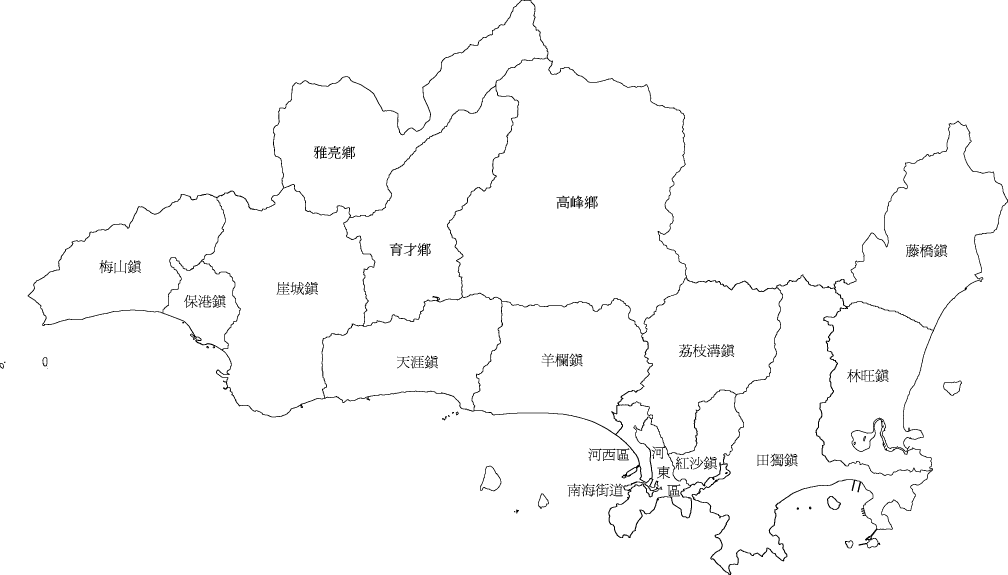
#> input picture 海南省村界/town/Sanya_2002.png, 3023 x 1724 px (shown at 1/3 size)
$ python Sanya2002ToShp.py
#> lines starting #> are read from the running program, lines starting #| are printed output that depends on the picture; after the words box and inside, x2 and y2 are one past the last pixel; in counts of white or black regions, pixels touching at a corner belong together
# -*- coding: utf-8 -*-
"""
把手动调整的三亚 2002 乡镇图 (town/Sanya_2002.png) 映射回 SHP 边界。

要点：
  * 海岸线用原 SHP（海南村界.shp）的三亚外边界，不采用手绘图的海岸线；
  * 手绘图只提供"内部乡镇界线"，并去除文字标注；
  * 手动绘画误差会产生细缝/碎块：统一按"最近区域"归属，
    使相邻区域共用一条界线（无缝、无重叠）；
  * 离岸岛屿并入最近的陆地大区域；
  * 区域名称暂用 1、2、… 数字编号。

输出：
  town/三亚2002.shp                     三亚 2002 乡镇（Albers，与源数据一致）
  town/Hainan_town.shp                  用上述三亚边界替换全岛图层中的三亚部分
  town/三亚2002_preview.png             校验预览图
"""

import os
import shutil
import numpy as np
import cv2
import geopandas as gpd
import pandas as pd
from shapely.geometry import Polygon, Point
from shapely.ops import unary_union
from shapely.validation import make_valid

# ==================== 配置 ====================
BASE = r"D:\Windows\Documents\海南省村界\海南省村界"
TOWN_DIR = os.path.join(BASE, "town")

SHP_PATH = os.path.join(BASE, "海南村界.shp")
IMG_2002 = os.path.join(TOWN_DIR, "Sanya_2002.png")

OUT_SANYA = os.path.join(TOWN_DIR, "三亚2002.shp")
HAINAN_TOWN = os.path.join(TOWN_DIR, "Hainan_town.shp")
HAINAN_TOWN_BAK = os.path.join(TOWN_DIR, "Hainan_town_backup.shp")
PREVIEW = os.path.join(TOWN_DIR, "三亚2002_preview.png")

SHP_ENCODING = "gbk"
OUT_ENCODING = "utf-8"
TARGET_CRS = "EPSG:32649"
SANYA_PREFIX = "4602"

MIN_MAIN_PX = 5000      # 小于此面积(px²)的白色区域视为碎块，并入最近区域
CLOSE_ITER = 2          # 形态学闭运算，桥接手绘断线
SNAP_M = 60.0           # 海岸线缝隙吸附距离(米)

# 手动图 16 个区域的参考名（用于日志/参考，不写入 TOWN 字段）
REF_BY_CENTROID = [
    ((1155, 366), "雅亮乡"), ((1727, 593), "高峰乡"), ((1288, 638), "育才乡"),
    ((2786, 709), "藤桥镇"), ((859, 890), "崖城镇"), ((392, 786), "梅山镇"),
    ((612, 908), "保港镇"), ((2370, 1301), "田独镇"), ((2113, 1057), "荔枝沟镇"),
    ((1248, 1056), "天涯镇"), ((1692, 1086), "羊栏镇"), ((2617, 1158), "林旺镇"),
    ((2129, 1318), "红沙镇"), ((1904, 1301), "河西区"), ((1990, 1400), "河东区"),
    ((1870, 1540), "南海街道"),
]
# ==============================================


def imread_unicode(path, flag=cv2.IMREAD_GRAYSCALE):
#> called with flag = 0
    return cv2.imdecode(np.fromfile(path, dtype=np.uint8), flag)
#> returned value is the input picture: shape (1724, 3023); 98.4% white; black in thin lines or dots


# [43 lines left out: functions rasterize_rings, fill_polygons, sanitize_polygonal, not called in this run]


def main():
    # ---------- 1. 读取手绘图，取最大连通域 = 边界线网（去掉文字） ----------
    img = imread_unicode(IMG_2002)
    H, W = img.shape
    dark = (img < 128).astype(np.uint8)
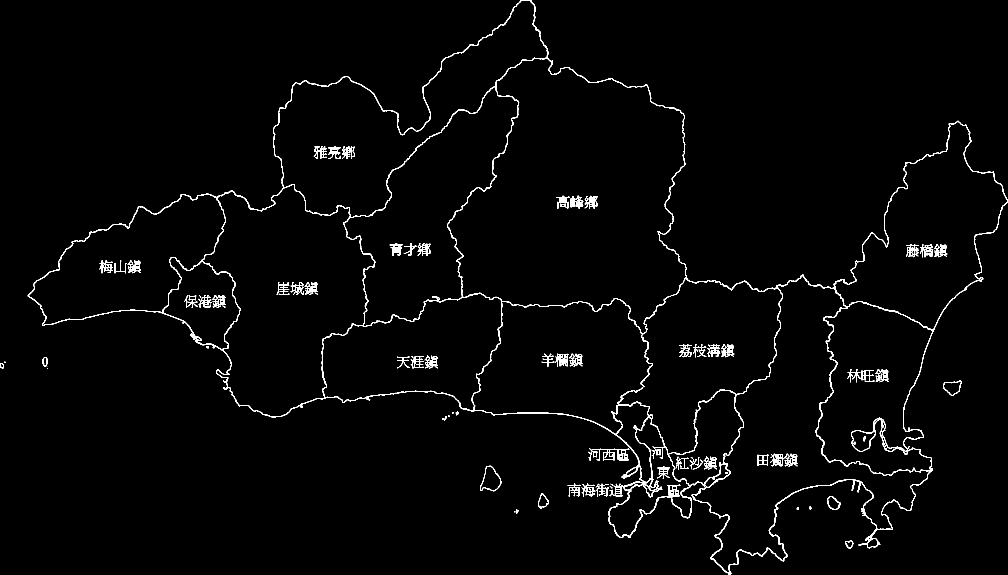
#> dark: shape (1724, 3023) (shown at 1/3 size); values 0 (black) and 1 (white), 1.6% white in thin lines or dots
    n, lab, stats, _ = cv2.connectedComponentsWithStats(dark, 8)
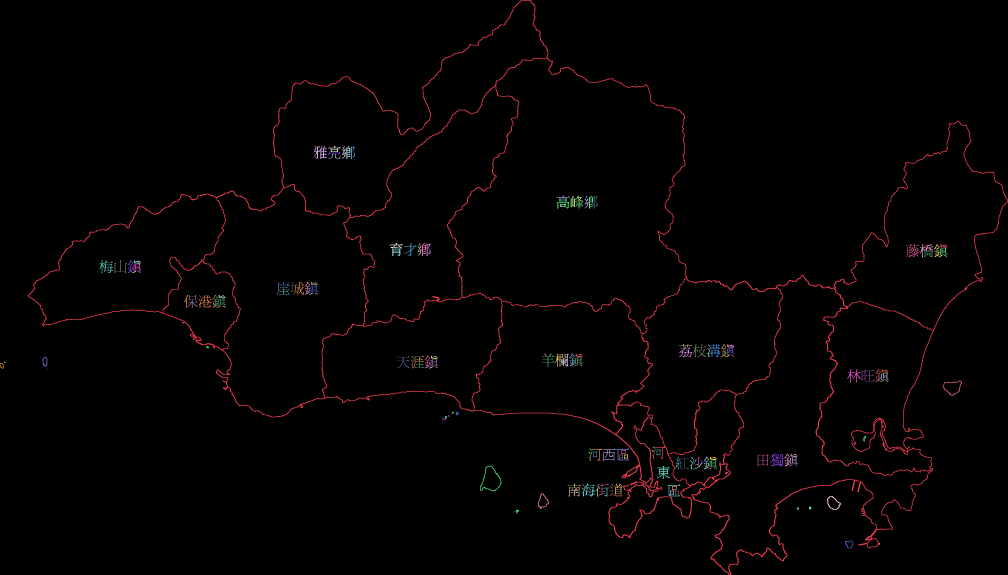
#> lab: shape (1724, 3023) int32 (shown at 1/3 size); 194 distinct labels, from 0 to 193; one colour per label, 0 black
#> n = 194; stats = 194 rows, first 6: [0, 0, 3023, 1724, 5127185], [83, 0, 2940, 1724, 59497], [941, 438, 40, 39, 588], [984, 438, 38, 18, 226], [1026, 439, 12, 37, 152], [1039, 438, 13, 39, 245]
    big = 1 + int(np.argmax(stats[1:, cv2.CC_STAT_AREA]))
#> big = 1
    img_lines = (lab == big).astype(np.uint8)
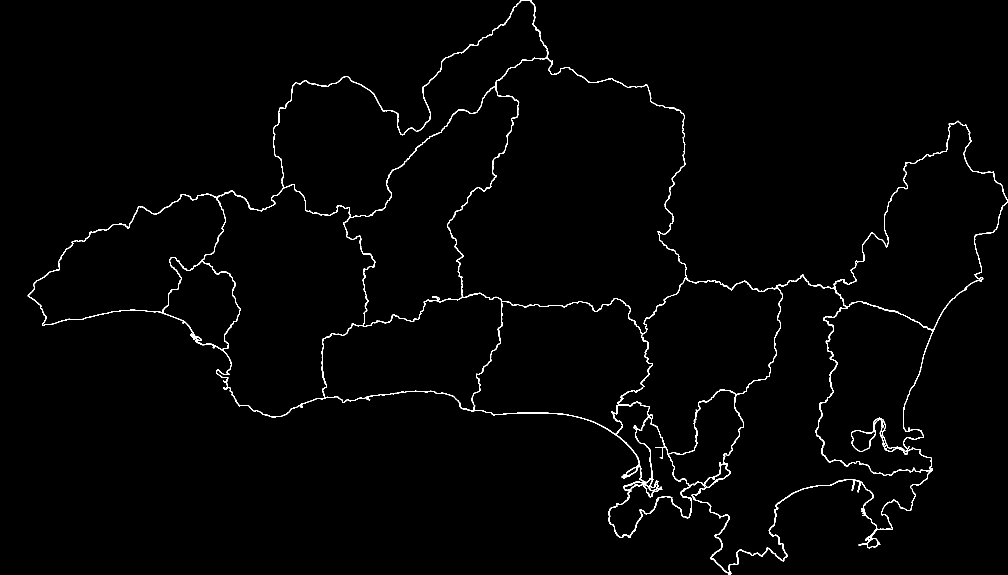
#> img_lines: shape (1724, 3023) (shown at 1/3 size); values 0 (black) and 1 (white), 1.1% white in thin lines or dots
    print(f"手绘图 {W}x{H}：黑色像素 {int(dark.sum())}，"
          f"最大线网连通域 {int(img_lines.sum())}（已剔除文字 {n - 1 - 1} 个连通域）")
#| 手绘图 3023x1724：黑色像素 84467，最大线网连通域 59497（已剔除文字 192 个连通域）

    # ---------- 2. 读取 SHP，取三亚外边界 ----------
    gdf = gpd.read_file(SHP_PATH, encoding=SHP_ENCODING).to_crs(TARGET_CRS)
    gdf = gdf[~gdf["XZQMC"].astype(str).str.startswith("三沙市")].copy()
    gdf["code"] = gdf["XZQDM"].astype(str).str[:9]
    sanya = gdf[gdf["code"].str.startswith(SANYA_PREFIX)].copy()
    if sanya.empty:
        raise ValueError("未找到三亚数据")

    minx, miny, maxx, maxy = sanya.total_bounds
    outer = unary_union(list(sanya.geometry)).buffer(0)
    outer_polys = list(outer.geoms) if outer.geom_type == "MultiPolygon" else [outer]
    main_land = max(outer_polys, key=lambda p: p.area)
    print(f"三亚范围 [{minx:.0f},{miny:.0f},{maxx:.0f},{maxy:.0f}]，"
          f"陆地 {outer.area / 1e6:.1f} km²，主岛 {main_land.area / 1e6:.1f} km²")

    # ---------- 3. 线网 = 手绘内部线 + SHP 海岸线 ----------
    coast = rasterize_rings(outer, H, W, minx, miny, maxx, maxy)
    net = np.maximum(img_lines, coast).astype(np.uint8)
    k = cv2.getStructuringElement(cv2.MORPH_RECT, (3, 3))
    net = cv2.morphologyEx(net, cv2.MORPH_CLOSE, k, iterations=CLOSE_ITER)
    net_thick = cv2.dilate(net, k, iterations=1)

    # 陆地 mask（SHP 外边界填充），海面不参与分区
    land_mask = fill_polygons(outer, H, W, minx, miny, maxx, maxy)

    # ---------- 4. 白色区域连通域，挑出 16 个陆地大区域作为种子 ----------
    white = (net_thick == 0).astype(np.uint8)
    nreg, rlab, rstats, rcent = cv2.connectedComponentsWithStats(white, 8)
    gw, gh = maxx - minx, maxy - miny

    def px2geo(x, y):
        return (minx + x * gw / W, maxy - y * gh / H)

    main_land_buf = main_land.buffer(1)

    def nearest_ref(cx, cy):
        return min(REF_BY_CENTROID, key=lambda t: (t[0][0] - cx) ** 2 + (t[0][1] - cy) ** 2)

    yy, xx = np.mgrid[0:H, 0:W]
    xx = xx.astype(np.int32)
    yy = yy.astype(np.int32)

    seeds = []   # [ref_name, mask, (cx,cy)]
    for i in range(1, nreg):
        area = int(rstats[i, cv2.CC_STAT_AREA])
        if area < MIN_MAIN_PX:
            continue
        mask = (rlab == i)
        # 与陆地重合率 > 50% 且质心在主岛内 → 陆地大区域（排除离岸岛屿）
        inter = int((mask & land_mask).sum())
        cx, cy = rcent[i]
        if inter < 0.5 * area:
            continue
        if not main_land_buf.contains(Point(px2geo(cx, cy))):
            continue
        # 该连通域内包含哪些参考名（手绘图上可能有两个标签连成一片）
        pts = [(pt, nm) for pt, nm in REF_BY_CENTROID if mask[pt[1], pt[0]]]
        if len(pts) <= 1:
            nm, pt = (pts[0][1], pts[0][0]) if pts else (nearest_ref(cx, cy)[1], (cx, cy))
            seeds.append([nm, mask, pt])
        else:
            dists = np.stack([(xx - px).astype(np.int64) ** 2 +
                              (yy - py).astype(np.int64) ** 2 for (px, py), _ in pts])
            arg = np.argmin(dists, axis=0)
            for k, ((px, py), nm) in enumerate(pts):
                sub = mask & (arg == k)
                if int(sub.sum()) >= MIN_MAIN_PX:
                    seeds.append([nm, sub, (px, py)])
    print(f"识别到陆地大区域 {len(seeds)} 个")
    for j, s in enumerate(seeds, 1):
        print(f"  seed{j:2d} 参考名={s[0]:<5} 质心=({s[2][0]:.0f},{s[2][1]:.0f}) 面积={int(s[1].sum())}px")

    # ---------- 5. 线网/细缝/碎块/岛屿 → 归最近种子（无缝分区） ----------
    seed_lab = np.zeros((H, W), np.int32)
    for idx, s in enumerate(seeds, 1):
        seed_lab[s[1]] = idx

    assign_mask = land_mask & (seed_lab == 0)
    best_d = np.full((H, W), np.inf, np.float32)
    best_id = np.zeros((H, W), np.int32)
    for idx, s in enumerate(seeds, 1):
        dt = cv2.distanceTransform((s[1] == 0).astype(np.uint8), cv2.DIST_L2, 5)
        upd = dt < best_d
        best_d[upd] = dt[upd]
        best_id[upd] = idx
    final_lab = seed_lab.copy()
    final_lab[assign_mask] = best_id[assign_mask]
    print(f"陆地像素 {int(land_mask.sum())}，已分配 {int((final_lab > 0).sum())}，"
          f"未分配 {int((land_mask & (final_lab == 0)).sum())}")

    # ---------- 6. 栅格 → 矢量（+0.5px 保证相邻共用一条线） ----------
    STEP = (gw / W + gh / H) / 2.0

    # [16 lines left out: function mask_to_geo, not called in this run]

    regions = []
    for idx, s in enumerate(seeds, 1):
        g = mask_to_geo(final_lab == idx)
        if g is None:
            continue
        g = g.intersection(outer).buffer(0)
        if g.is_empty or g.area <= 0:
            continue
        regions.append({"ref": s[0], "centroid": s[2], "geom": g})
    print(f"矢量化区域 {len(regions)} 个")

    # ---------- 7. 海岸线缝隙填充（以 SHP 陆地为权威） ----------
    covered = unary_union([r["geom"] for r in regions])
    missing = outer.difference(covered)
    if not missing.is_empty:
        frags = list(missing.geoms) if missing.geom_type == "MultiPolygon" else [missing]
        for f in sorted(frags, key=lambda p: -p.area):
            if f.area <= 0:
                continue
            fb = f.buffer(SNAP_M, quad_segs=1)
            best, bov = None, 0.0
            for r in regions:
                ov = r["geom"].intersection(fb).area
                if ov > bov:
                    bov, best = ov, r
            if best is not None:
                best["geom"] = unary_union([best["geom"], f])
        print(f"缝隙填充：{len(frags)} 个碎块已并入最近区域")

    # 去掉重叠：按面积从大到小依次 difference，保证分区不重叠
    regions.sort(key=lambda r: -r["geom"].area)
    for a in range(len(regions)):
        for b in range(a + 1, len(regions)):
            if regions[a]["geom"].intersects(regions[b]["geom"]):
                regions[b]["geom"] = regions[b]["geom"].difference(regions[a]["geom"]).buffer(0)
                if regions[b]["geom"].is_empty:
                    break

    # 几何净化
    for r in regions:
        if not r["geom"].is_valid:
            r["geom"] = make_valid(r["geom"]).buffer(0)
        if r["geom"].geom_type not in ("Polygon", "MultiPolygon"):
            r["geom"] = r["geom"].buffer(0)

    # ---------- 8. 排序（按面积从大到小），TOWN 直接使用 2002 乡镇名 ----------
    regions = [r for r in regions
               if r["geom"].geom_type in ("Polygon", "MultiPolygon")
               and not r["geom"].is_empty and r["geom"].area > 0]
    regions.sort(key=lambda r: -r["geom"].area)
    rows = []
    for i, r in enumerate(regions, 1):
        rows.append({
            "TOWN": r["ref"],
            "AREA_KM2": round(r["geom"].area / 1e6, 3),
            "geometry": r["geom"],
        })
    print("\n面积 → 乡镇名：")
    for r in rows:
        print(f"  {r['TOWN']:<5} {r['AREA_KM2']:>8.2f} km²")

    # 转回源数据 CRS（Albers）输出
    src_prj = gpd.read_file(SHP_PATH, encoding=SHP_ENCODING, rows=1).crs
    sanya_out = gpd.GeoDataFrame(rows, geometry="geometry", crs=TARGET_CRS).to_crs(src_prj)
    # 重投影/差值后可能产生自交，做一次净化，只保留面
    sanya_out["geometry"] = sanya_out.geometry.apply(sanitize_polygonal)
    sanya_out.insert(0, "CODE", [f"SY{i:02d}" for i in range(1, len(sanya_out) + 1)])
    sanya_out.insert(3, "CITY", "三亚市")
    sanya_out.insert(4, "EN", "Sanya")
    sanya_out.insert(5, "N_FEAT", 0)
    sanya_out = sanya_out[["CODE", "TOWN", "CITY", "EN", "N_FEAT", "AREA_KM2", "geometry"]]

    if os.path.exists(OUT_SANYA):
        for ext in (".shp", ".shx", ".dbf", ".prj", ".cpg"):
            p = OUT_SANYA[:-4] + ext
            if os.path.exists(p):
                os.remove(p)
    sanya_out.to_file(OUT_SANYA, encoding=OUT_ENCODING)
    print(f"\n已输出三亚：{OUT_SANYA}")

    # ---------- 9. 替换全岛图层中的三亚部分 ----------
    hainan = gpd.read_file(HAINAN_TOWN, encoding=OUT_ENCODING)
    is_sanya = (hainan["CODE"].astype(str).str.startswith(SANYA_PREFIX)
                | (hainan["CITY"].astype(str) == "三亚市"))
    if is_sanya.any():
        if not os.path.exists(HAINAN_TOWN_BAK):
            shutil.copyfile(HAINAN_TOWN, HAINAN_TOWN_BAK)
            print(f"已备份原全岛图层：{HAINAN_TOWN_BAK}")
        keep = hainan[~is_sanya].copy()
        keep = keep.drop(columns=[c for c in ("REF",) if c in keep.columns])
        sanya_part = sanya_out.to_crs(hainan.crs).copy()
        merged = gpd.GeoDataFrame(
            pd.concat([keep, sanya_part], ignore_index=True), crs=hainan.crs)
        merged["geometry"] = merged.geometry.apply(sanitize_polygonal)
        for ext in (".shp", ".shx", ".dbf", ".prj", ".cpg"):
            p = HAINAN_TOWN[:-4] + ext
            if os.path.exists(p):
                os.remove(p)
        merged.to_file(HAINAN_TOWN, encoding=OUT_ENCODING)
        print(f"已替换全岛图层三亚部分：{HAINAN_TOWN}（{len(keep)} + {len(sanya_part)} = {len(merged)}）")
    else:
        print("警告：全岛图层中未找到三亚要素，未替换")

    # ---------- 10. 预览图 ----------
    try:
        import matplotlib
        matplotlib.use("Agg")
        import matplotlib.pyplot as plt
        from matplotlib import font_manager
        names = {f.name for f in font_manager.fontManager.ttflist}
        cjk = next((n for n in ["Microsoft YaHei", "SimHei", "SimSun", "PMingLiU"]
                    if n in names), None)
        if cjk:
            plt.rcParams["font.sans-serif"] = [cjk]
            plt.rcParams["axes.unicode_minus"] = False
        fig, ax = plt.subplots(figsize=(14, 8), dpi=100)
        sanya_out.to_crs(TARGET_CRS).plot(ax=ax, column="TOWN", cmap="tab20",
                                          edgecolor="black", linewidth=0.4)
        for _, r in sanya_out.to_crs(TARGET_CRS).iterrows():
            p = r.geometry.representative_point()
            ax.text(p.x, p.y, r["TOWN"], ha="center", va="center", fontsize=10)
        ax.set_aspect("equal")
        ax.axis("off")
        plt.savefig(PREVIEW, bbox_inches="tight", facecolor="white")
        plt.close(fig)
        print(f"已输出预览：{PREVIEW}")
    except Exception as e:
        print(f"预览生成失败：{e}")


if __name__ == "__main__":
    main()
#> (the call stopped at in main, `gdf = gpd.read_file(SHP_PATH, encoding=SHP_ENCODING).to_crs(TARGET_CRS)`: geopandas is not available in this run)

$ run again, with 海南省村界/town/Haikou_2002.png copied over 海南省村界/town/Sanya_2002.png
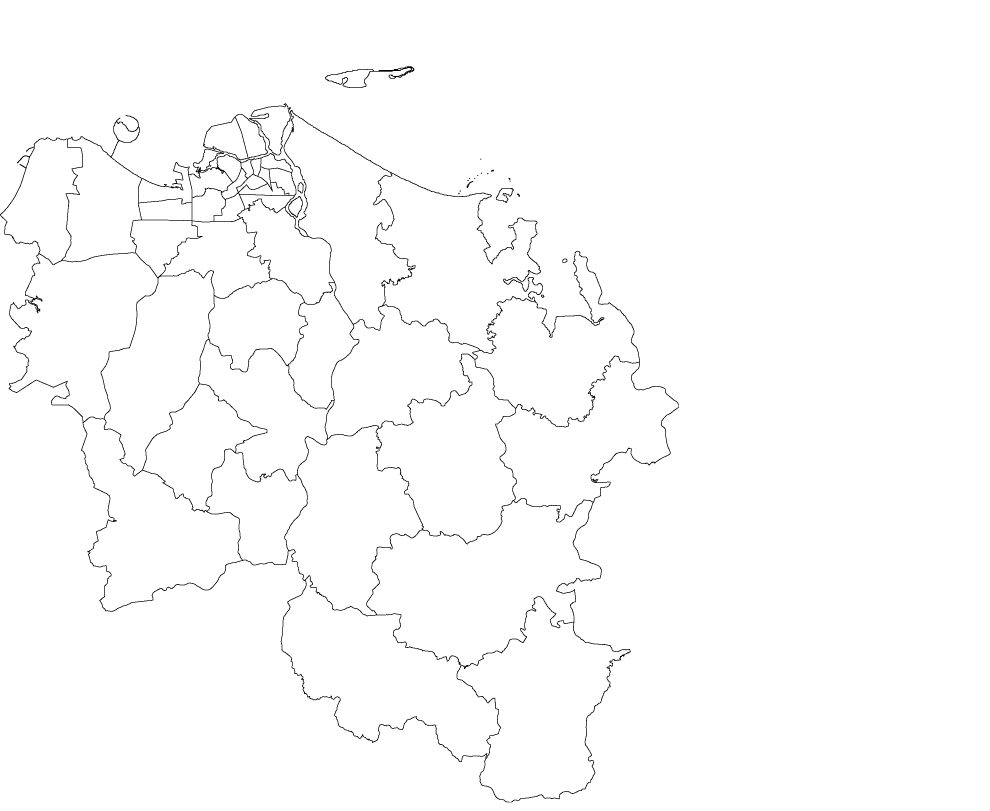
#> input picture 海南省村界/town/Haikou_2002.png, 2968 x 2432 px (shown at 1/3 size)
#> in imread_unicode, returned value is the input picture: shape (2432, 2968); min 0, max 255, mean 252.3
#> dark: shape (2432, 2968); values 0 (black) and 1 (white), 1.1% white in thin lines or dots, all inside (x1, y1, x2, y2) = (0, 199, 2036, 2407)
#> in main, `n, lab, stats, _ = cv2.connectedComponentsWithStats(dark, 8)`:
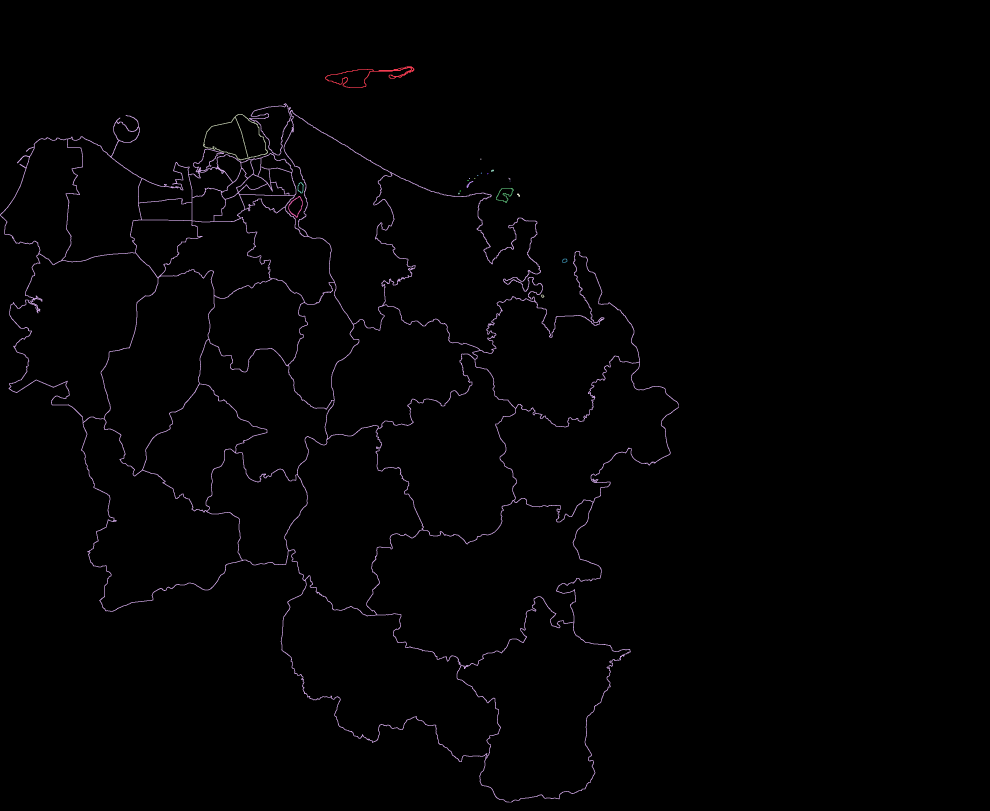
#> lab: shape (2432, 2968) int32 (shown at 1/3 size); 23 distinct labels, from 0 to 22; one colour per label, 0 black
#> n = 23; stats = 23 rows, first 6: [0, 0, 2968, 2432, 7140116], [975, 199, 268, 65, 1964], [0, 310, 2036, 2097, 73002], [609, 342, 195, 139, 1563], [1441, 476, 3, 3, 9], [1473, 509, 9, 6, 38]
#> big = 2
#> in main, `img_lines = (lab == big).astype(np.uint8)`:
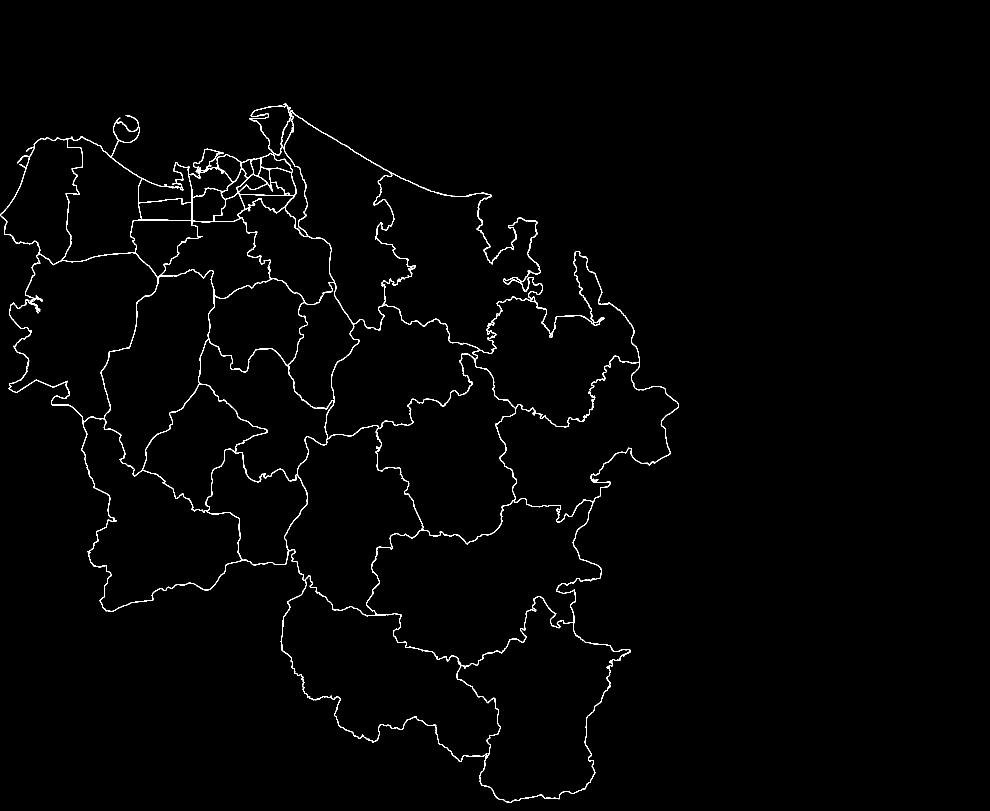
#> img_lines: shape (2432, 2968) (shown at 1/3 size); values 0 (black) and 1 (white), 1% white in thin lines or dots, all inside (x1, y1, x2, y2) = (0, 310, 2036, 2407)
#| 手绘图 2968x2432：黑色像素 78060，最大线网连通域 73002（已剔除文字 21 个连通域）
